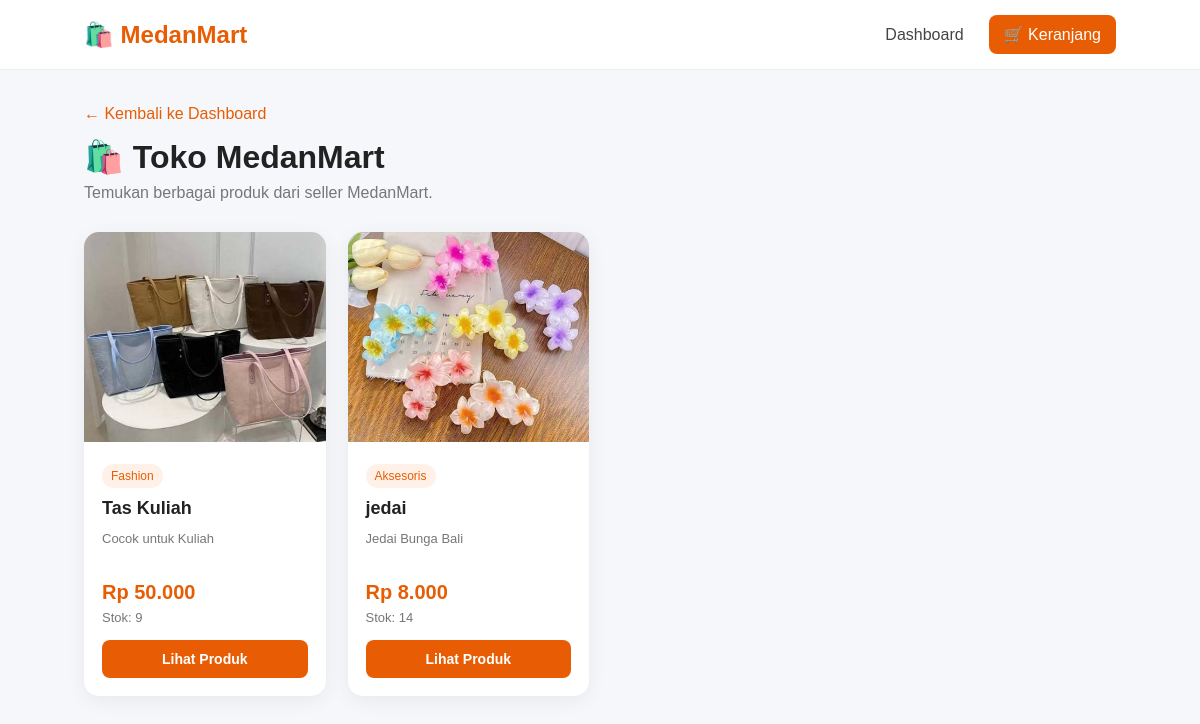
The page /customer/store.php (signed in) on the database its author committed.
### tables this page shows
CREATE TABLE `products` (
  `id` int(11) NOT NULL,
  `store_id` int(11) NOT NULL,
  `category_id` int(11) DEFAULT NULL,
  `name` varchar(150) NOT NULL,
  `description` text DEFAULT NULL,
  `price` decimal(12,2) NOT NULL,
  `stock` int(11) NOT NULL DEFAULT 0,
  `image` varchar(255) DEFAULT NULL,
  `created_at` timestamp NOT NULL DEFAULT current_timestamp()
);

CREATE TABLE `categories` (
  `id` int(11) NOT NULL,
  `name` varchar(100) NOT NULL,
  `created_at` timestamp NOT NULL DEFAULT current_timestamp()
);

### customer/store.php (the view, shortened to what this page needs)
<?php
require_once __DIR__ . "/../config/database.php";
$query = "
    SELECT
        products.*,
        categories.name AS category_name
    FROM products
    LEFT JOIN categories
        ON products.category_id = categories.id
    WHERE products.stock > 0
    ORDER BY products.id DESC
";
$products = mysqli_query($conn, $query);
?>
<!DOCTYPE html>
<html lang="id">
<head>
</head>
<body>
<nav class="navbar">
    <div class="logo">
        🛍️ MedanMart
    </div>
    <div class="nav-menu">
        <a href="dashboard.php">
            Dashboard
        </a>
        <a href="cart.php" class="cart-button">
            🛒 Keranjang
        </a>
    </div>
</nav>
<div class="container">
    <div class="page-header">
        <a href="dashboard.php" class="back">
            ← Kembali ke Dashboard
        </a>
        <h1>
            🛍️ Toko MedanMart
        </h1>
        <p>
            Temukan berbagai produk dari seller MedanMart.
        </p>
    </div>
    <?php if (mysqli_num_rows($products) > 0): ?>
        <div class="product-grid">
            <?php while ($product = mysqli_fetch_assoc($products)): ?>
                <div class="product-card">
                    <?php if (!empty($product['image'])): ?>
                        <img
                            src="../uploads/products/<?= htmlspecialchars($product['image']) ?>"
                            alt="<?= htmlspecialchars($product['name']) ?>"
                            class="product-image"
                        >
                    <?php else: ?>
                        <div class="no-image">
                            🛍️
                        </div>
                    <?php endif; ?>
                    <div class="product-info">
                        <span class="category">
                            <?= htmlspecialchars(
                                $product['category_name'] ?? 'Umum'
                            ) ?>
                        </span>
                        <h2 class="product-name">
                            <?= htmlspecialchars(
                                $product['name']
                            ) ?>
                        </h2>
                        <p class="description">
                            <?= htmlspecialchars(
                                $product['description']
                            ) ?>
                        </p>
                        <div class="price">
                            Rp
                            <?= number_format(
                                $product['price'],
                                0,
                                ',',
                                '.'
                            ) ?>
                        </div>
                        <div class="stock">
                            Stok:
                            <?= $product['stock'] ?>
                        </div>
                        <a
                            href="product_detail.php?id=<?= $product['id'] ?>"
                            class="detail-button"
                        >
                            Lihat Produk
                        </a>
                    </div>
                </div>
            <?php endwhile; ?>
        </div>
    <?php endif; ?>
</div>
</body>
</html>

### customer/store.php (style rules this page uses)
* { box-sizing: border-box; margin: 0; padding: 0; font-family: Arial, sans-serif; }
body { background: #f5f7fa; color: #222; }
.navbar { background: white; height: 70px; padding: 0 7%; display: flex; align-items: center; justify-content: space-between; border-bottom: 1px solid #eee; }
.logo { color: #e85d04; font-size: 24px; font-weight: bold; }
.nav-menu { display: flex; gap: 10px; align-items: center; }
.nav-menu a { text-decoration: none; color: #444; padding: 10px 15px; border-radius: 8px; }
.cart-button { background: #e85d04; color: white !important; }
.container { width: 86%; max-width: 1200px; margin: 35px auto; }
.page-header { margin-bottom: 30px; }
.page-header h1 { font-size: 32px; margin-bottom: 8px; }
.page-header p { color: #777; }
.back { display: inline-block; text-decoration: none; color: #e85d04; margin-bottom: 15px; }
.product-grid { display: grid; grid-template-columns: repeat(4, 1fr); gap: 22px; }
.product-card { background: white; border-radius: 15px; overflow: hidden; box-shadow: 0 5px 20px rgba(0, 0, 0, 0.06); transition: 0.2s; }
.product-image { width: 100%; height: 210px; object-fit: cover; background: #f1f1f1; }
.product-info { padding: 18px; }
.category { display: inline-block; font-size: 12px; color: #e85d04; background: #fff1e8; padding: 5px 9px; border-radius: 20px; margin-bottom: 10px; }
.product-name { font-size: 18px; margin-bottom: 10px; }
.description { color: #777; font-size: 13px; line-height: 1.5; height: 40px; overflow: hidden; margin-bottom: 12px; }
.price { color: #e85d04; font-size: 20px; font-weight: bold; margin-bottom: 6px; }
.stock { color: #777; font-size: 13px; margin-bottom: 15px; }
.detail-button { display: block; width: 100%; text-align: center; text-decoration: none; background: #e85d04; color: white; padding: 11px; border-radius: 8px; font-size: 14px; font-weight: bold; }

### rows shown on the page
products: image (picture), category.name "Fashion", name "Tas Kuliah", description "Cocok untuk Kuliah", price "50.000", stock "9"
products: image+name (picture), category.name "Aksesoris", name "jedai", description "Jedai Bunga Bali", price "8.000", stock "14"
